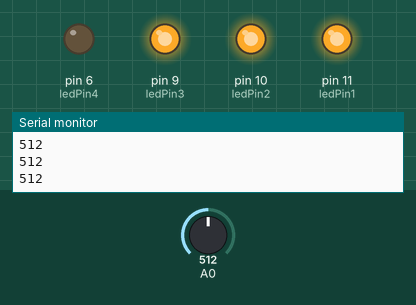
Simulated run of this sketch. Board: Arduino Uno, built with avr-gcc and run on an emulated ATmega328P. On the bench: output pins drawn as LEDs (lit = HIGH), the last lines printed to the serial monitor. The inputs (shaded band) are chosen by the test bench; at power-on: A0 = 512.

Above: at 1.2 s.
1.3 s: A0 set to 502
At 2.2 s:
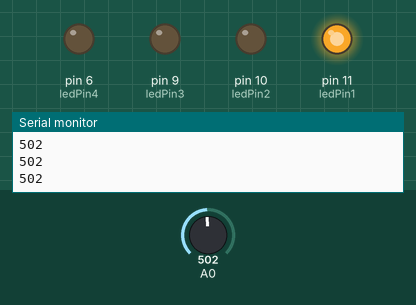
2.8 s: A0 set to 306
At 4.0 s:
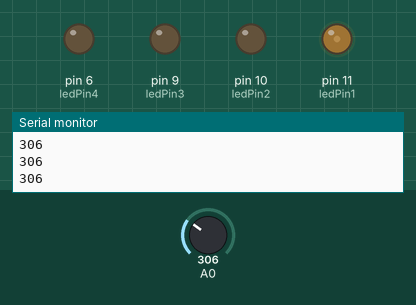
4.3 s: A0 set to 511
At 5.5 s:
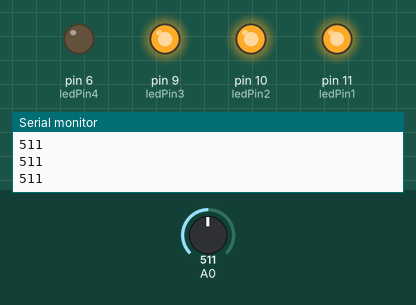
5.8 s: A0 set to 775
At 6.1 s:
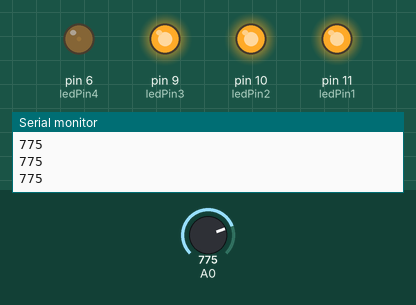
7.3 s: A0 set to 900
At 7.9 s:
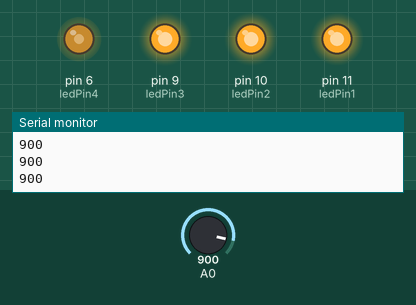
8.8 s: A0 set to 501
At 9.8 s:
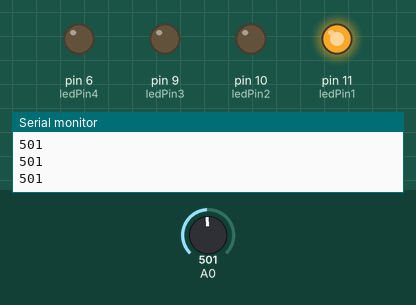
Timing chart, 0 to 11.3 s (numbered marks = the images above; inputs shaded):
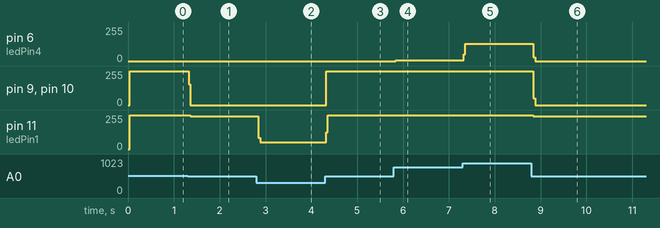

Measured:
- the behaviour switches between 511 and 510 on A0 (found by bisection; images 0 and 1)
- after the input at 1.3 s, pin 9 (ledPin3), pin 10 (ledPin2): 252/255 → 0/255 at once; pin 11 (ledPin1): 252/255 → 245/255 after 0.06 s
- after the input at 2.8 s, pin 11 (ledPin1): 245/255 → 50/255 at once
- after the input at 4.3 s, pin 9 (ledPin3), pin 10 (ledPin2): 0/255 → 255/255 at once; pin 11 (ledPin1): 50/255 → 254/255 at once
- after the input at 5.8 s, pin 6 (ledPin4): 0/255 → 7/255 at once
- after the input at 7.3 s, pin 6 (ledPin4): 7/255 → 131/255 at once
- after the input at 8.8 s, pin 6 (ledPin4): 131/255 → 0/255 at once; pin 9 (ledPin3), pin 10 (ledPin2): 255/255 → 0/255 at once; pin 11 (ledPin1): 254/255 → 246/255 at once

The sketch:

sketch_nov06e.ino
```cpp
int val;
int ledPin1 = 11;
int ledPin2 = 10;
int ledPin3 = 9;
int ledPin4 = 6;
int sensorValue = 0;
void setup() {
  // put your setup code here, to run once:
  Serial.begin(9600);
pinMode(ledPin1,OUTPUT);
pinMode(ledPin2,OUTPUT);
pinMode(ledPin3,OUTPUT);
pinMode(ledPin4,OUTPUT);
}

void loop() {
  // put your main code here, to run repeatedly:
  val=analogRead(A0);
  Serial.println(val);

if (val<256){
  off();
  analogWrite(ledPin1, val);
}else if (val >= 256 && val <=510){
  off();
  analogWrite(ledPin1,255);
  analogWrite(ledPin1,val);
} else if(val >= 511 && val <=765){
  off();
  analogWrite(ledPin1,255);
  analogWrite(ledPin2,255);
  analogWrite(ledPin3,val);
} else if(val >=766 && val <=1021){
  off();
  analogWrite(ledPin1,255);
  analogWrite(ledPin2,255);
  analogWrite(ledPin3,255);
  analogWrite(ledPin4,val);
}
}
void off(){
  digitalWrite(ledPin1,LOW);
  digitalWrite(ledPin2,LOW);
  digitalWrite(ledPin3,LOW);
  digitalWrite(ledPin4,LOW);
}
```
